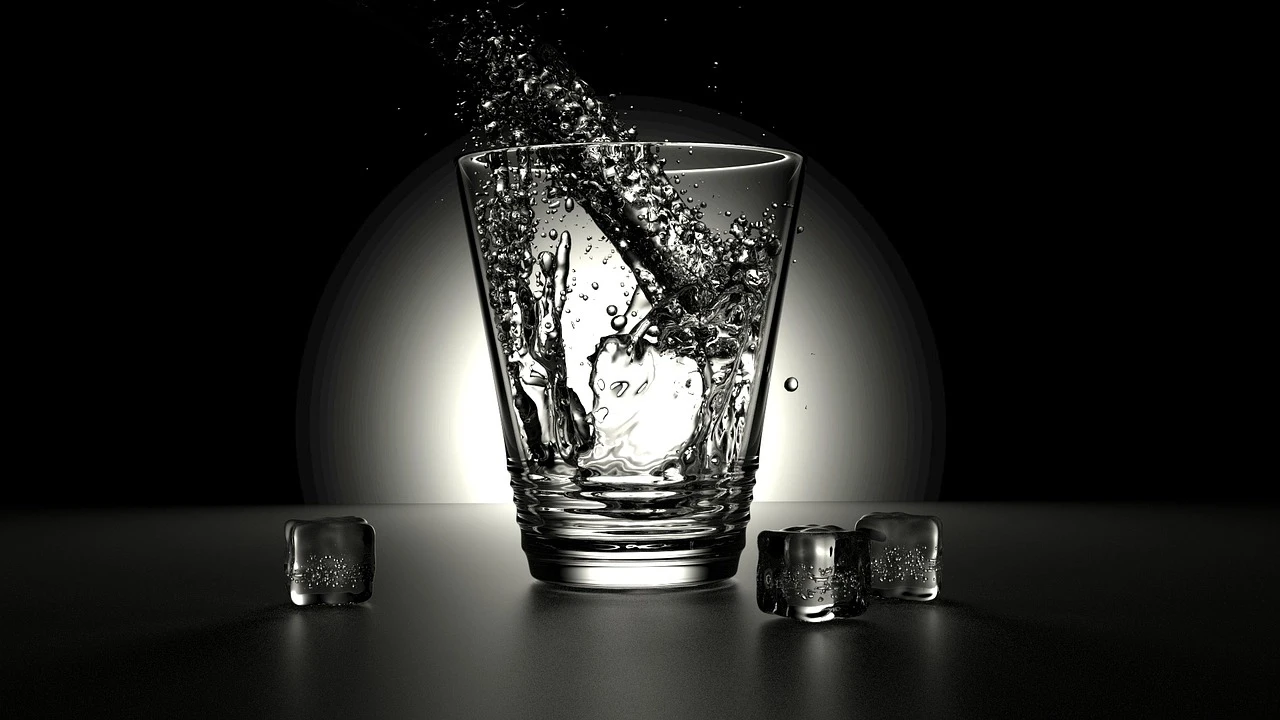
#> input picture 2_edit/water.png, 1280 x 720 px
$ python 2_rotate.py
#> lines starting #> are read from the running program, lines starting #| are printed output that depends on the picture
import cv2
import os

os.chdir(os.path.dirname(__file__))

src = cv2.imread("water.png",cv2.IMREAD_COLOR)
#> src is the input picture: shape (720, 1280, 3); mean B, G, R 35.2, 37.4, 37.1

height, width, channel = src.shape
#> height = 720; width = 1280; channel = 3
matrix = cv2.getRotationMatrix2D((width/2,height/2),90,1)
dst = cv2.warpAffine(src,matrix,(width,height))
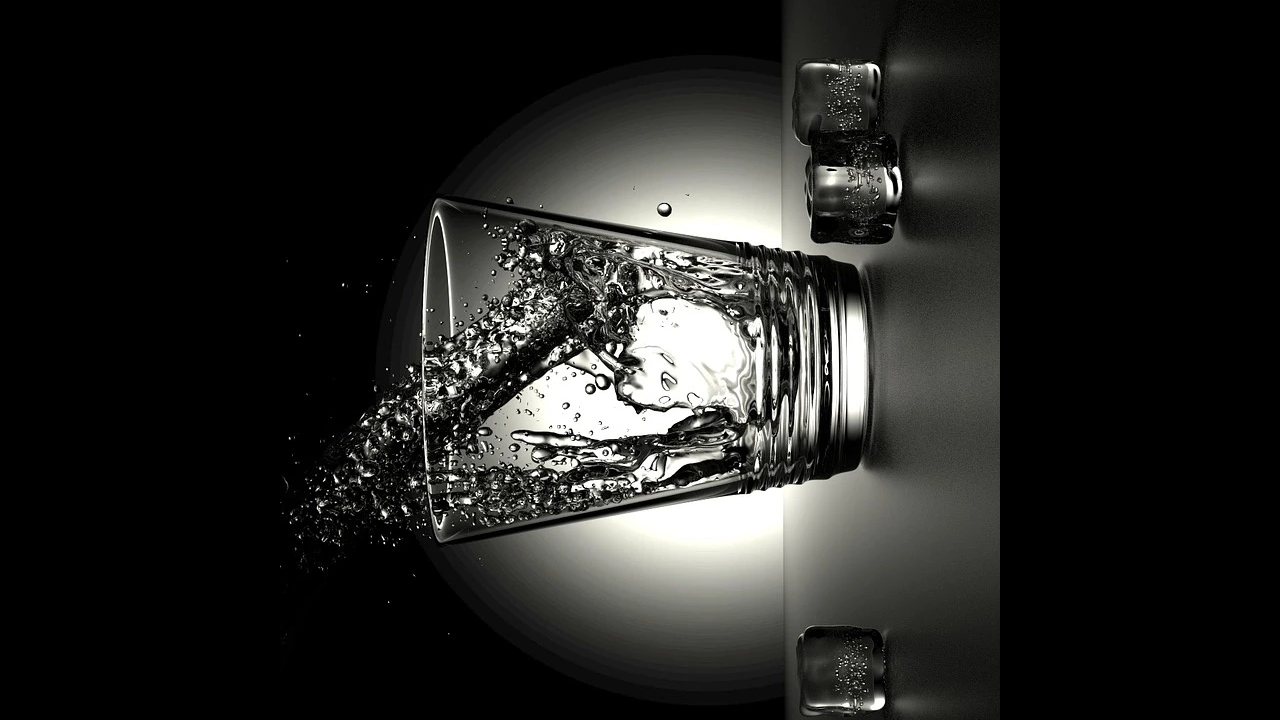
#> dst: shape (720, 1280, 3); mean B, G, R 33.8, 35.6, 35.4

cv2.imshow("src",src)
cv2.imshow("dst",dst)
cv2.waitKey()
cv2.destroyAllWindows()
